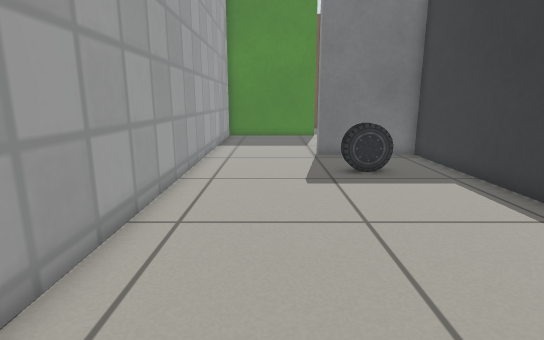
[1] (above)

19 first-person views from a walk through a world built for the Gazebo simulator. The camera is 0.63 m above the floor, tilts 12° down and sees 80° across. The floor is counted in squares, 0.25 m on a side. Each view is taken from the middle of a square. On the plan, view 1 faces up. The plan holds only what a view shows up to about 20 squares ahead; the rest is blank. Simple patterns stand in for the simulator's built-in surfaces.

[2]
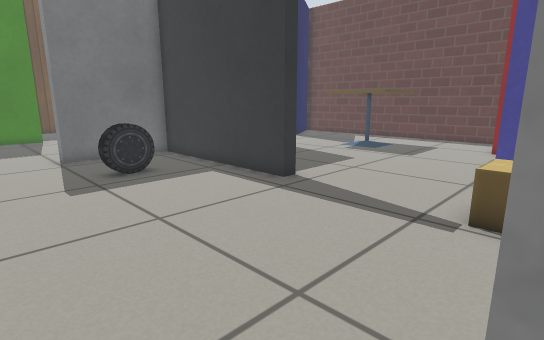

[3]
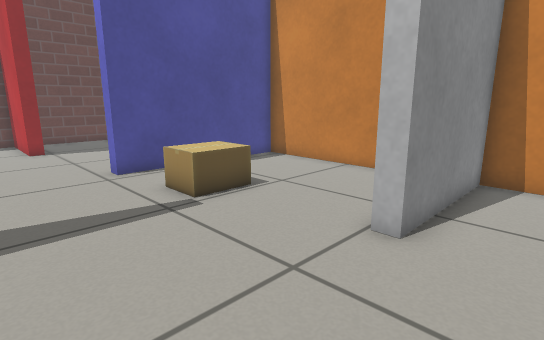

[4]
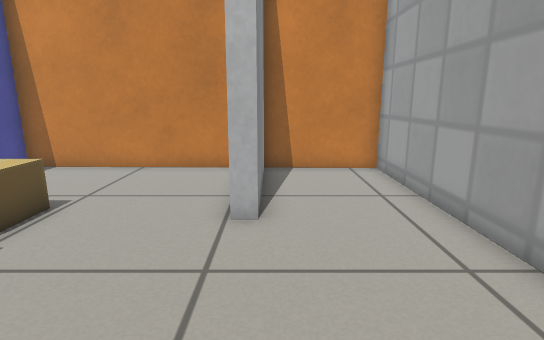

[5]
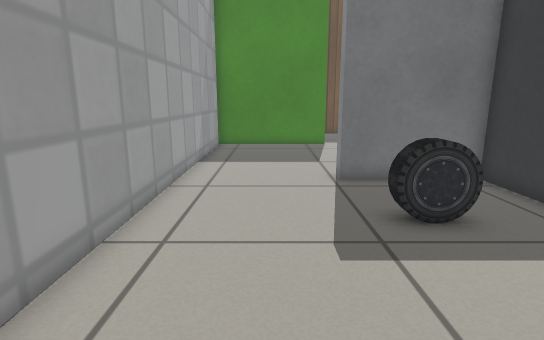

[6]
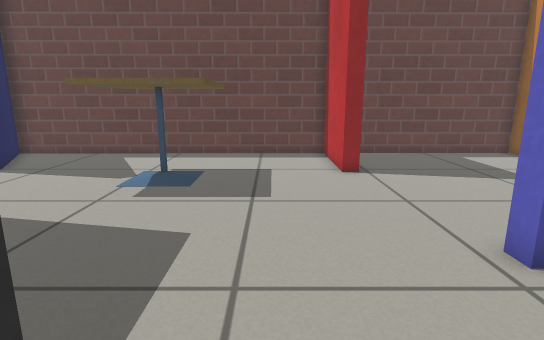

[7]
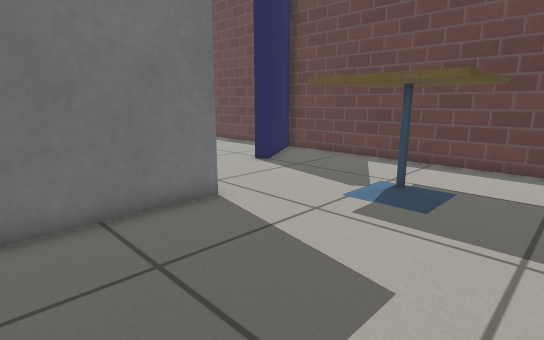

[8]
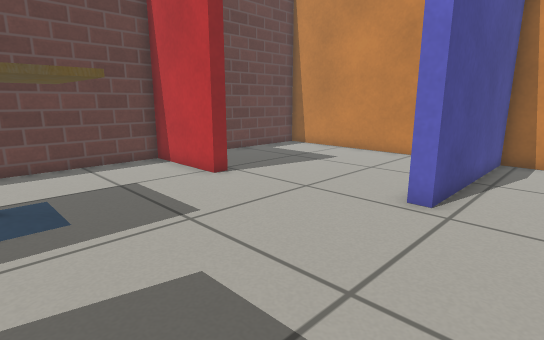

[9]
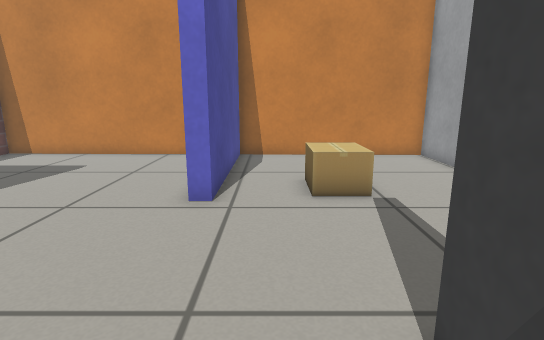

[10]
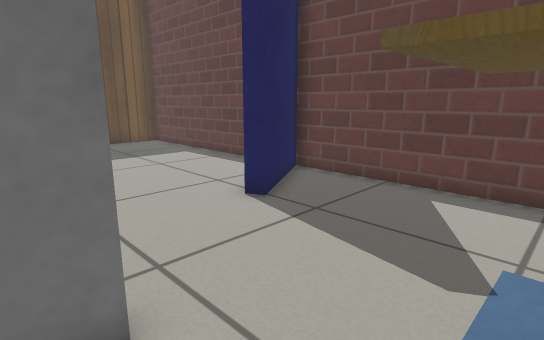

[11]
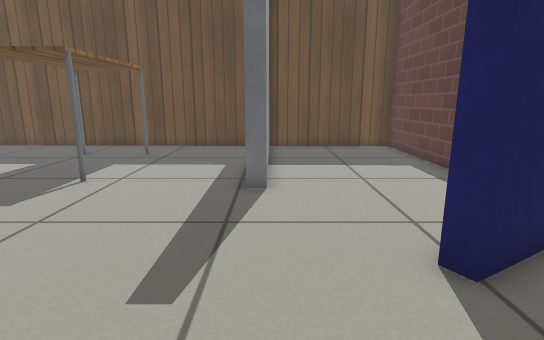

[12]
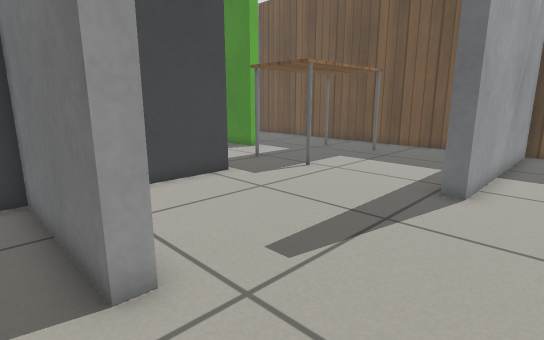

[13]
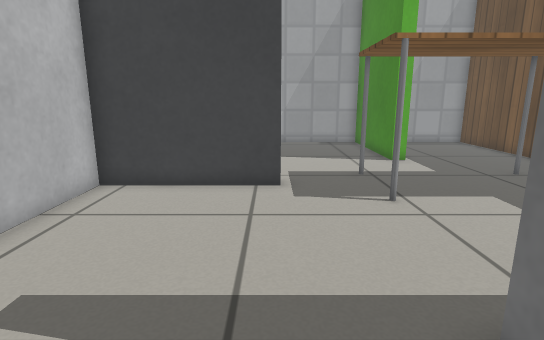

[14]
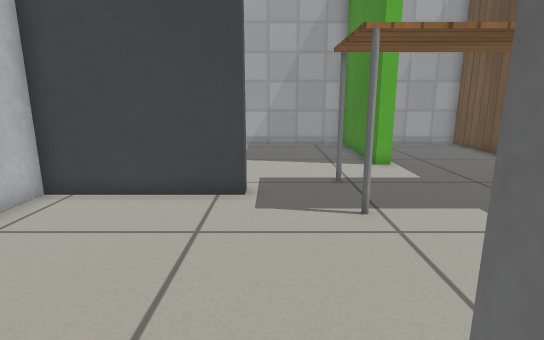

[15]
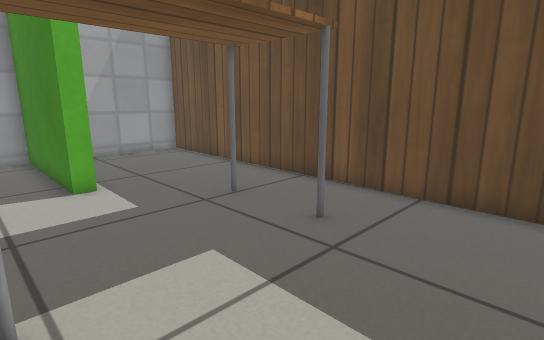

[16]
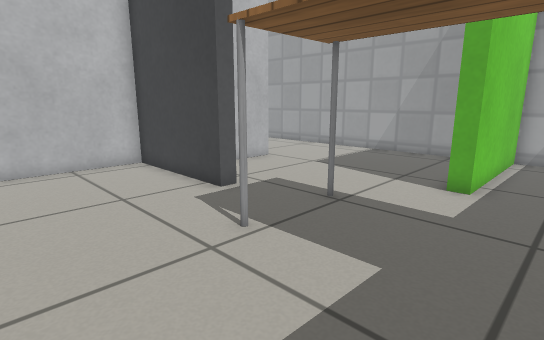

[17]
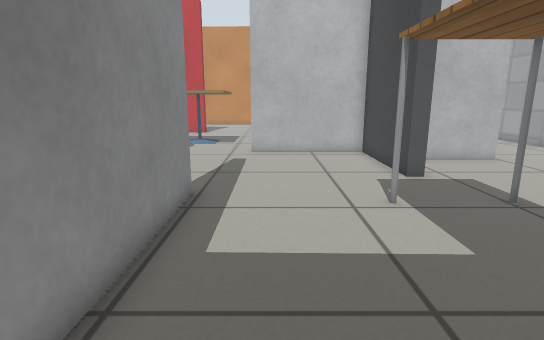

[18]
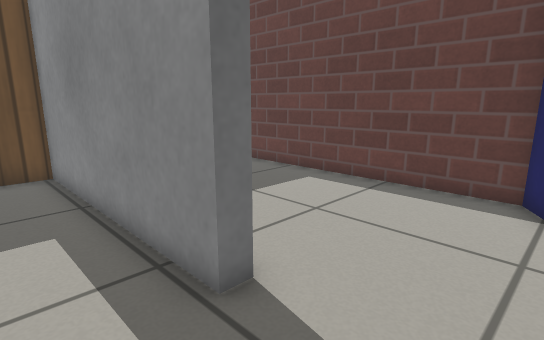

[19]
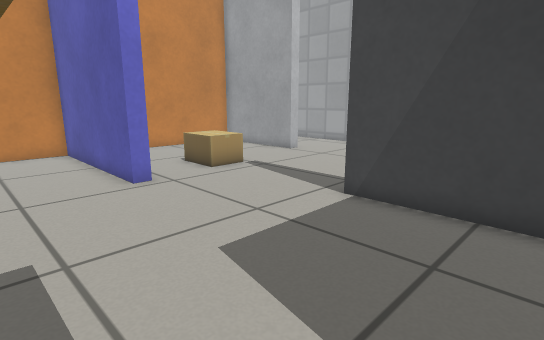

### Floor plan
Points are (right, up) in squares from view 1. A wall is a line through its corners. A room is listed if a view was taken in it or the views show most of it. See-through windows are left out.
Room 1 (views 1, 2, 3, 4, 5, 6, 7)
walls: (7.4, 7.3) (6.8, 7.3) (6.8, 15.4) (2.2, 15.4); (-3.1, 15.5) (-3, -5.2) (1.3, -5.3) (1.3, 0.3) (1.9, 0.3) (1.9, -5.3) (10.5, -5.4) (10.5, 2) (11.1, 2)
ways out: opening at (9.2, 5.2) to room 2; opening at (0, 16) to room 4
objects: car (3, 11) to (4, 12); cardboard box (6, 0) to (8, 1)
Room 2 (views 8, 9, 10, 11, 12, 19)
walls: (17.5, 2.8) (17.5, 3.4) (21.8, 3.4) (21.7, 18.3) (17.9, 16.1); (11.1, 2) (11.1, -5.5) (21.8, -5.7) (21.8, 2.1); (13, 13.7) (13, 13.1) (7.4, 13.1) (7.4, 7.3)
ways out: opening at (9.2, 5.2) to room 1; opening at (15.5, 15.8) to room 3
objects: cafe table (15, 8) to (18, 11)
Room 3 (views 13, 14, 15, 16, 17, 18)
walls: (6.8, 19.3) (7.4, 19.3) (7.4, 13.7) (13, 13.7); (17.9, 16.1) (17.5, 16.8); (3.5, 16) (5.2, 16); (21.7, 19) (21.6, 30.3) (14.9, 30.4) (14.9, 21.2) (14.2, 21.2) (14.2, 30.4) (-3.2, 30.8) (-3.2, 24.8) (3.1, 24.8) (3.1, 24.2)
low walls: (20.9, 18.5) (21.7, 19)
ways out: opening at (15.5, 15.8) to room 2; opening at (3, 20) to room 4
objects: table (6, 22) to (9, 28)
Room 4 (no view inside)
walls: (2.2, 15.4) (2.2, 16) (3.5, 16); (3.1, 24.2) (-3.2, 24.2) (-3.1, 15.5)
ways out: opening at (0, 16) to room 1; opening at (3, 20) to room 3

Where each view was taken, in squares from view 1:
view 1: 0 up, 0 right, facing up
view 2: 0 up, 1 left, facing up-right
view 3: 6 up, 1 left, facing down-right
view 4: 7 up, 1 right, facing down
view 5: 5 up, 0 right, facing up
view 6: 6 up, 6 right, facing right
view 7: 6 up, 8 right, facing up-right
view 8: 10 up, 8 right, facing down-right
view 9: 10 up, 9 right, facing down
view 10: 10 up, 12 right, facing up-right
view 11: 12 up, 15 right, facing up
view 12: 12 up, 17 right, facing up-left
view 13: 19 up, 17 right, facing left
view 14: 20 up, 16 right, facing left
view 15: 22 up, 13 right, facing up-left
view 16: 27 up, 13 right, facing down-left
view 17: 30 up, 12 right, facing down
view 18: 18 up, 12 right, facing up-right
view 19: 12 up, 15 right, facing down-left
